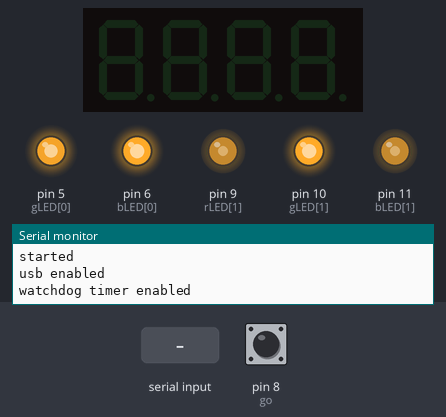
A sketch run on a simulated Arduino Uno, built with avr-gcc and run on an emulated ATmega328P. Parts: 4-digit seven-segment display, output pins drawn as LEDs (lit = HIGH), the last lines printed to the serial monitor. Wiring (inferred from the names in the program): TM1637 display: clock pin 3; DIO pin 13. Dashed ring = blinking. Inputs (shaded band) come from the test bench; at power-on: pin 8 (go) HIGH. Pins used as bus, display or sensor lines are not drawn.

Above: at 4.1 s.
4.2 s: "1" received over Serial
At 5.5 s:
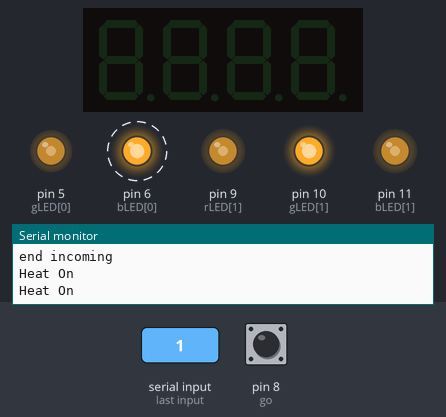
7.2 s: pin 8 (go) pulled LOW for 3.2 s
At 9.44 s:
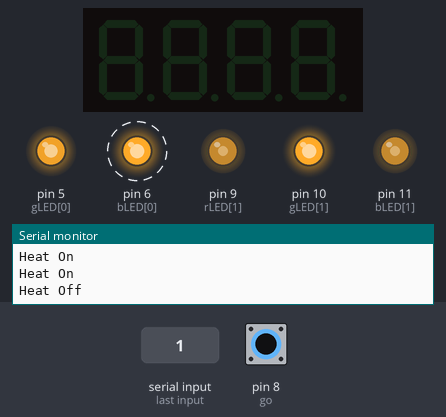
At 10.87 s:
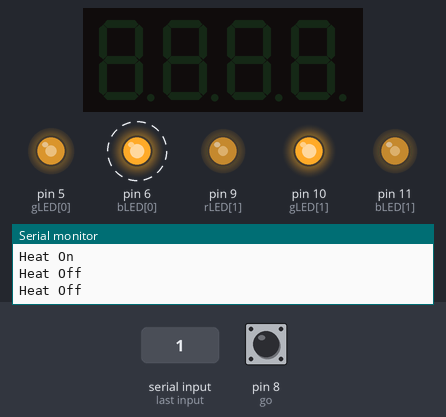
11.9 s: "l" received over Serial
14.9 s: "h90\n" received over Serial
17.9 s: pin 8 (go) pulled LOW for 0.15 s
At 19.3 s:
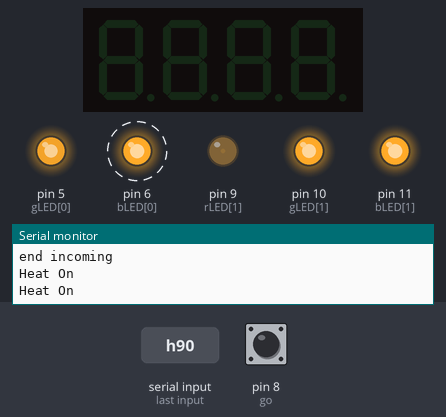
20.9 s: "l90\n" received over Serial
Timing chart, 0 to 24.9 s (numbered marks = the images above; inputs shaded):
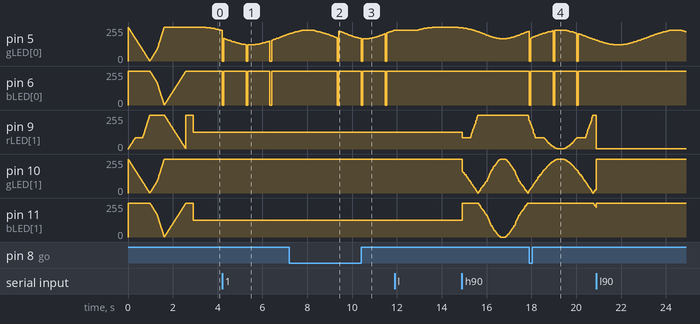

Measured:
- after the input at 4.2 s, pin 6 (bLED[0]): alternates 255/255 for 0.99 s and 0/255 for 0.08 s, starting at once
- after the input at 7.2 s, pin 6 (bLED[0]): alternates 255/255 for 0.99 s and 0/255 for 0.08 s, starting after 2.1 s
- after the input at 17.9 s, pin 6 (bLED[0]): alternates 255/255 for 1.0 s and 0/255 for 0.07 s, starting at once

The sketch:

boiler-control.ino
```cpp
#include <SPI.h>
#include <FastLED.h>
#include <avr/wdt.h>

const unsigned int on[] = {
0,479,
958,1520,
2000,2541,
3062,3583,
4062,4583,
5083,5625,
6125,7166,
8687,9770,
10729,11270,
11750,12312,
12791,13854,
14333,14875,
15875,16416,
16916,17437,
17937,19000,
19979,20520,
21000,21562,
22041,22562,
23083,23604,
24104,25145,
26270,26687,
27187,27708,
28208,28750,
29333,30312,
31270,31833,
32312,32979,
33354,33875,
34375,35416,
35979,36479,
65534,65535
};

const unsigned int off[] = {
0,500,
958,1500,
1979,2541,
3020,3583,
4041,4583,
5062,5645,
6104,7166,
8687,9729,
10750,11270,
11770,12291,
12791,13854,
14354,14854,
15895,16416,
16937,17437,
17958,18979,
20000,20500,
21020,21541,
22062,22562,
23083,23604,
24125,24625,
25145,25645,
26166,26687,
27229,27708,
28229,28729,
29291,29770,
30312,30791,
31312,31812,
32333,32875,
33375,33875,
34395,35416,
35979,36437,
65534,65535
};

// RGB LEDs
const int rLED[] = { 3, 9 };
const int gLED[] = { 5, 10 };
const int bLED[] = { 6, 11 };

#define heatLED 13

#define tx 4
#define go 8
#define DEBUG true

const unsigned long debounce = 3000000;

bool heat = false;
bool transmit = false;
unsigned long started = debounce;
unsigned int edgeIndex = 0;
unsigned long nextEdgeTime = 0;
unsigned int len = 0;
unsigned long lastTransmit = 0;

#define REPEATS 3
#define REGULAR_GAP 60000000
#define TEST_GAP 5000000
#define REPEAT_GAP 1000000

unsigned int repeat = REPEATS;
unsigned long reTransmitPeriod = REGULAR_GAP;
bool test_mode = false;

unsigned long lastIncoming = 0;
#define HEART_BEAT 180000

#define TEMP_MIN 15
#define TEMP_MAX 25
#define TEMP_MIN_HUE 160
#define TEMP_MAX_HUE 1
#define TEMP_LED 1
#define IND_LED  0
#define LO 0
#define HI 1
uint8_t tempHue[2] = { 0, 0 };
uint8_t tempPulse = 0;
unsigned long tempPulseNextInc = 0;
#define TEMP_PULSE_GAP 20000

void setup() {
  Serial.begin(9600);

  if (DEBUG) {
    Serial.println("started");
  }

  pinMode(tx, OUTPUT);
  digitalWrite(tx, LOW);

  pinMode(heatLED, OUTPUT);
  digitalWrite(heatLED, HIGH);

  pinMode(go, INPUT_PULLUP);

  if (DEBUG) {
    Serial.println("usb enabled");
  }

  wdt_enable(WDTO_8S);
  if (DEBUG) {
    Serial.println("watchdog timer enabled");
  }

  cycleRGB();
  clearRGB(); delay(333);
  digitalWrite(heatLED, LOW);
}

void loop() {
  const unsigned long now = micros();

  // Stop resetting the watchdog timer if we haven't received an incoming message for a while
  if (millis() < lastIncoming + HEART_BEAT) {
    wdt_reset();
  }

  if (transmit) {
    if (now >= nextEdgeTime) {
      writeEdge();
    }
  } else {
    if (!digitalRead(go) && now >= started+debounce) {
      heat = !heat;
      startTx(true);
    } else {
      usb();
    }

    if (now >= lastTransmit+reTransmitPeriod) {
      startTx(false);
    }
  }

  if (now >= tempPulseNextInc) {
    updateTempPulse();
  }
}

void updateTempPulse() {
  tempPulse++;
  tempPulseNextInc = micros() + TEMP_PULSE_GAP;
  const uint8_t wave = cubicwave8(tempPulse);
  if (tempHue[0] == 0 || tempHue[1] == 0) {
    showRGB(TEMP_LED, CRGB::Purple);
  } else {
    const uint8_t hue = scale8(wave, tempHue[0]-tempHue[1])+tempHue[1];
    showRGB(TEMP_LED, CHSV(hue, 255, 255));
  }
  if (!transmit) {
    showRGB(IND_LED, heat ? CHSV(scale8(wave, 40)+10, 255, 255) : CHSV(96, 255, scale8(wave, 140)+10));
  }
}

void showRGB(const int led, const CRGB& rgb) {
  analogWrite(rLED[led], 255 - rgb.r );
  analogWrite(gLED[led], 255 - rgb.g );
  analogWrite(bLED[led], 255 - rgb.b );
}

void cycleRGB() {
  for (int h = 0; h <= 255; h++) {
    showRGB(LO, CHSV(h, 255, 255));
    showRGB(HI, CHSV(h, 255, 255));
    delay(10);
  }
}

void clearRGB() {
  showRGB(LO, CRGB::Black);
  showRGB(HI, CRGB::Black);
}

uint8_t temperatureToHue(int temperature) {
  return map(constrain(temperature, TEMP_MIN, TEMP_MAX), TEMP_MIN, TEMP_MAX, TEMP_MIN_HUE, TEMP_MAX_HUE);
}

void setTemp(const int n, const int t) {
  tempHue[n] = temperatureToHue(t);
  if (DEBUG) {
    Serial.print("Set temperature ");
    Serial.print(n);
    Serial.print(" to ");
    Serial.print(t);
    Serial.println(" deg.C");
  }
}

void usb() {
  if (Serial.available() > 0) {
    startIncoming();

    boolean newHeat = heat;

    while(Serial.available() > 0) {
      int c = Serial.read();

      if (c == '1') {
        newHeat = true;
      } else if (c == '0') {
        newHeat = false;
      } else if (c == 't') {
        test_mode = true;
      } else if (c == 'n') {
        test_mode = false;
      } else if (c == 'l') {
        setTemp(LO, Serial.parseInt());
      } else if (c == 'h') {
        setTemp(HI, Serial.parseInt());
      }
    }

    endIncoming(newHeat);
  }
}

void startIncoming() {
  lastIncoming = millis();

  if (DEBUG) {
    Serial.println("start incoming");
  }
}

void endIncoming(boolean newHeat) {
    if (DEBUG) {
      Serial.println("end incoming");
    }

    if (newHeat != heat) {
      heat = newHeat;
      startTx(true);
    }
}

void startTx(bool reset) {
  if (DEBUG) {
    Serial.println(heat ? "Heat On" : "Heat Off");
  }
  if (reset) {
    repeat = REPEATS;
  }
  transmit = true;
  edgeIndex = 0;
  len = heat ? sizeof(on) : sizeof(off);
  showRGB(IND_LED, CRGB::White);
  started = micros();
  setNextEdge();
}

void writeEdge() {
  digitalWrite(tx, edgeIndex % 2 ? LOW : HIGH);
  edgeIndex++;
  transmit = edgeIndex < len;
  if (transmit) {
    setNextEdge();
  } else {
    if (--repeat > 0) {
      reTransmitPeriod = REPEAT_GAP;
    } else {
      repeat = REPEATS;
      reTransmitPeriod = test_mode ? TEST_GAP : REGULAR_GAP;
    }
    digitalWrite(heatLED, heat ? HIGH : LOW);
    lastTransmit = micros();
  }
}

long setNextEdge() {
  nextEdgeTime = started + (heat ? on[edgeIndex] : off[edgeIndex]);
}
```
